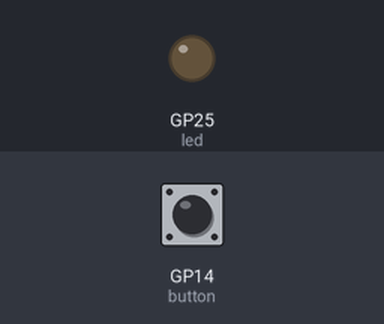
The program below on a simulated Raspberry Pi Pico running MicroPython. On the bench: output pins drawn as LEDs (lit = HIGH). The test bench sets the inputs (shaded band); at power-on: GP14 (button) HIGH. The clock reads 2024-03-15 10:24:30 at power-on unless the program sets it; what the program prints to the serial console is not drawn.

Above: at 1.2 s.
1.3 s: GP14 (button) pulled LOW for 0.15 s
Timing chart, 0 to 4.3 s (numbered marks = the images above; inputs shaded):
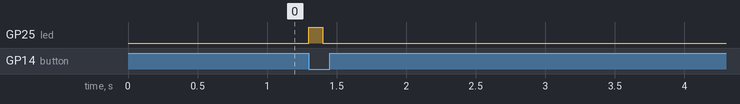

Measured:
- after the input at 1.3 s, GP25 (led): LOW → HIGH at once, → LOW 0.10 s later

The program:

main.py
```python
"""
Aura Trigger — Raspberry Pi Pico firmware.

Single physical button -> debounced interrupt -> JSON event line over USB
serial (CDC). No screen, no app: the button is meant to be usable during
an aura without looking at anything.

Wiring (see docs/DESIGN_DOCUMENT.md section 2.2):
  - Arcade button between BUTTON_PIN and GND, using an internal pull-up
    (button pulls the pin LOW when pressed -> IRQ_FALLING). Confirmed
    against the actual wired hardware, not assumed — an earlier version
    of this file assumed 3V3+pull-down+IRQ_RISING, which does not detect
    anything when the button is wired to GND instead: pressing it moves
    the pin from LOW to LOW (already resting there via the pull-down),
    so no edge ever fires. Caught by testing on real hardware with the
    real wiring, not by reasoning about it.
  - Onboard LED blinks once per accepted press as physical confirmation
    for the user, independent of whether the host is even listening.

Timestamp caveat (read before trusting this in the field): the Pico has
no battery-backed RTC. `machine.RTC()` resets to a fixed epoch on every
power loss/reboot and is only meaningful if something syncs it from the
host on boot. Until that host-sync handshake is actually built and
tested, treat `rtc_time` in the emitted payload as untrustworthy and let
the broker's own receipt time (host clock) be the source of truth for
wall-clock alignment with the Cyton stream — see broker/src/trigger.rs.

ISR safety: MicroPython forbids heap allocation inside a hard interrupt
handler (confirmed against MicroPython's own docs, not assumed) — no
`dict`/string construction, no `json.dumps()`, no blocking I/O, no
blocking `sleep`. `handle_trigger()` below does none of that; it does
integer arithmetic only and hands off to `_emit_trigger()` via
`micropython.schedule()`, which is the documented mechanism for exactly
this "defer real work out of IRQ context" situation. An earlier version
of this file did all of that work directly inside the IRQ handler — it
would run fine on a bench test and could fail unpredictably
(intermittent `MemoryError`, missed button presses during the 100ms
blocking LED sleep) in the field, which is a far worse place to discover
it than now, before real hardware exists.
"""

import machine
import time
import sys
import json
import micropython

micropython.alloc_emergency_exception_buf(100)  # lets exceptions raised in the ISR actually get reported

# Configuration
BUTTON_PIN = 14      # GPIO pin for the tactile arcade button — confirmed
                      # against real hardware by polling several candidate
                      # GPIOs and watching which one actually toggled on a
                      # real press. Was 15 in an earlier draft; the wired
                      # button turned out to be on GP14, not GP15 (easy to
                      # mix up: physical pin 15 on the board is a different
                      # GPIO than "GP15", which is physical pin 20).
LED_PIN = "LED"       # Onboard Pico LED for visual feedback
DEBOUNCE_MS = 200     # Milliseconds to ignore mechanical bounce

# Setup Hardware
button = machine.Pin(BUTTON_PIN, machine.Pin.IN, machine.Pin.PULL_UP)
led = machine.Pin(LED_PIN, machine.Pin.OUT)

last_trigger_time = 0


def _emit_trigger(current_time):
    """Runs via micropython.schedule() — NOT hard IRQ context — so heap
    allocation and blocking calls are safe here, unlike in
    handle_trigger() below."""
    # NOT wall-clock-accurate until an RTC sync-on-boot handshake
    # exists — see module docstring. Included for forward-compat with
    # that handshake, not currently trustworthy on its own.
    rtc_time = machine.RTC().datetime()

    payload = {
        "event": "AURA_TRIGGER",
        "ticks_ms": current_time,   # monotonic, always trustworthy
        "rtc_time": rtc_time,       # untrustworthy until RTC sync exists
        "device": "PICO_CLICKER_V1",
    }

    # Emit over USB Serial to the Rust broker
    sys.stdout.write(json.dumps(payload) + "\n")

    # Visual feedback for the user
    led.value(1)
    time.sleep_ms(100)
    led.value(0)


def handle_trigger(pin):
    """Hard IRQ context — see module docstring. Integer arithmetic only;
    no object construction, no I/O."""
    global last_trigger_time
    current_time = time.ticks_ms()

    # Hardware debouncing
    if time.ticks_diff(current_time, last_trigger_time) > DEBOUNCE_MS:
        last_trigger_time = current_time
        try:
            micropython.schedule(_emit_trigger, current_time)
        except RuntimeError:
            # Scheduler queue full (rare — only under very rapid repeat
            # presses). Drop this one event rather than raise inside the
            # ISR or block waiting for space.
            pass


# Attach hardware interrupt
button.irq(trigger=machine.Pin.IRQ_FALLING, handler=handle_trigger)

# Main loop keeps the script alive
print(json.dumps({"status": "Aura Trigger initialized and waiting..."}))
while True:
    # Sleeps to save power until the hardware interrupt wakes it
    machine.idle()
```
